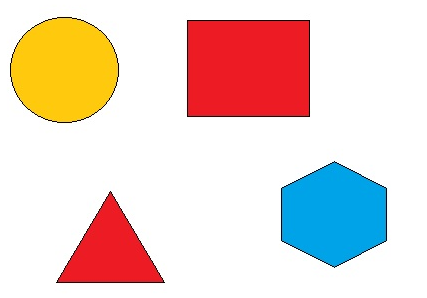
//> input picture shape_contour_detection/shape2.png, 427 x 298 px
$ ./shape_detection   (built with g++ and OpenCV 4)
//> lines starting //> are read from the running program, lines starting //| are printed output that depends on the picture; after the words box and inside, x2 and y2 are one past the last pixel; in counts of white or black regions, pixels touching at a corner belong together
#include <opencv2/imgcodecs.hpp>
#include <opencv2/highgui.hpp>
#include <opencv2/imgproc.hpp>

#include <iostream>

using namespace cv;
using namespace std;


Mat img_gray, img_blur, img_canny, img_dilate;


void get_contours(Mat img_dilate, Mat img){

    vector<vector<Point>> contours;
    vector<Vec4i> hierarcy;


    findContours(img_dilate, contours, hierarcy, RETR_EXTERNAL, CHAIN_APPROX_SIMPLE);
    //drawContours(img, contours, -1, Scalar(255, 0, 255),2);

    vector<vector<Point>> con_poly(contours.size());
    vector<Rect> bound_rect(contours.size());

    string object_type;

    for (int i = 0; i < contours.size(); i++){

        int area = contourArea(contours[i]);
        cout << area << endl;


        if (area > 1000) {

            float peri = arcLength(contours[i], true);
            approxPolyDP(contours[i], con_poly[i], 0.02 * peri, true);
            drawContours(img, con_poly, i, Scalar(255, 0, 255), 2);
            cout << con_poly[i].size() << endl;
            bound_rect[i] = boundingRect(con_poly[i]);


            int obj_cor = (int)con_poly[i].size();

            if (obj_cor == 3) {object_type = "Triangle"; }
            if (obj_cor == 4) {object_type = "Rectangle" ;}
            if (obj_cor == 6) {object_type = "Hexagon" ;}
            if (obj_cor > 6) {object_type = "circle"; }
            rectangle(img, bound_rect[i].tl(), bound_rect[i].br(), Scalar(0, 255, 0),5);
            putText(img, object_type, {bound_rect[i].x, bound_rect[i].y -5 }, FONT_HERSHEY_PLAIN, 0.75, Scalar(0, 69, 255), 1);

        }


    }

}

int main(){

    string path = "shape2.png";
    Mat img = imread(path);
//> img is the input picture: 298 rows x 427 cols, CV_8UC3; mean B, G, R 206.3, 213.6, 233.6

    cvtColor(img, img_gray, COLOR_BGR2GRAY);
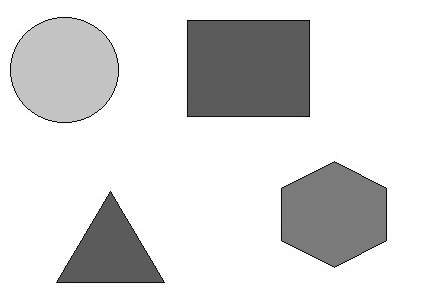
//> img_gray: 298 rows x 427 cols, CV_8UC1; min 1, max 255, mean 218.8
    GaussianBlur(img, img_blur, Size(3, 3), 3, 0);
    Canny(img_blur, img_canny, 25, 75);
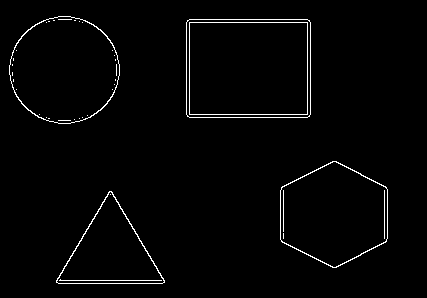
//> img_canny: 298 rows x 427 cols, CV_8UC1; 1.9% white in thin lines or dots, all inside (x1, y1, x2, y2) = (9, 16, 388, 284)
    Mat kernel = getStructuringElement(MORPH_RECT, Size(3, 3));
    dilate(img_canny, img_dilate, kernel);
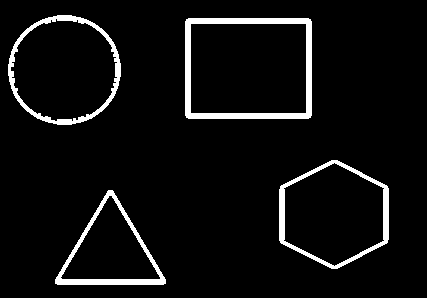
//> img_dilate: 298 rows x 427 cols, CV_8UC1; 5.7% white; 4 white regions

    get_contours(img_dilate, img);
//> in get_contours, `findContours(img_dilate, contours, hierarcy, RETR_EXTERNAL, CHAIN_APPR..`: contours = 4 contours; box (x1, y1, x2, y2) and area: (185, 18, 312, 119) 12584, (8, 15, 121, 125) 9604, (279, 160, 389, 269) 9034, (55, 190, 166, 285) 5604
//> in get_contours, `vector<vector<Point>> con_poly(contours.size());`: con_poly = 4 empty contours
//> the loop in get_contours, `for (int i = 0; i < contours.size(); i++)` made 4 passes
//> (area, peri, obj_cor) on passes 1 to 4: (5604, 344.7, 3), (9034, 370.7, 6), (12584, 447.3, 4), (9604, 367, 8)
//| 5604
//| 3
//| 9034
//| 6
//| 12584
//| 4
//| 9604
//| 8
//> pass 1, in get_contours, `putText(img, object_type, {bound_rect[i].x, bound_rect[i].y -5 }, FONT..`:
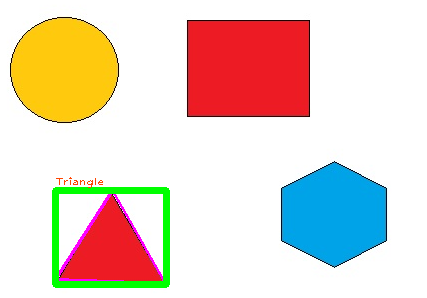
//> img: 298 rows x 427 cols, CV_8UC3; 2.84% of pixels changed, all inside (x1, y1, x2, y2) = (52, 177, 170, 288)
//> pass 2, in get_contours, `putText(img, object_type, {bound_rect[i].x, bound_rect[i].y -5 }, FONT..`:
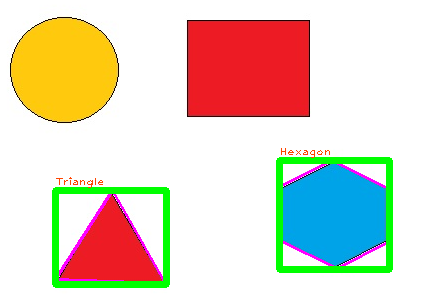
//> img: 298 rows x 427 cols, CV_8UC3; 2.9% of pixels changed, all inside (x1, y1, x2, y2) = (276, 148, 393, 273)
//> pass 3, in get_contours, `putText(img, object_type, {bound_rect[i].x, bound_rect[i].y -5 }, FONT..`:
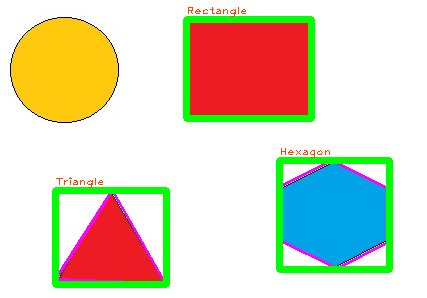
//> img: 298 rows x 427 cols, CV_8UC3; 2.55% of pixels changed, all inside (x1, y1, x2, y2) = (183, 7, 315, 122)
//> after the loop in get_contours, `for (int i = 0; i < contours.size(); i++)`:
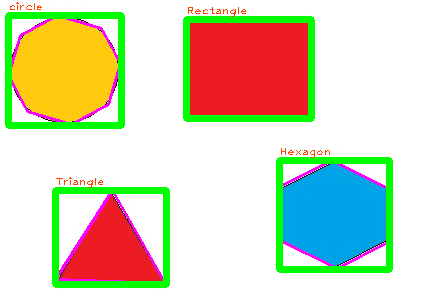
//> img: 298 rows x 427 cols, CV_8UC3; 3.06% of pixels changed, all inside (x1, y1, x2, y2) = (5, 2, 125, 129)

    imshow("Original Image", img);


    waitKey(0);
}

$ run again, with shape_contour_detection/shape.png copied over shape_contour_detection/shape2.png
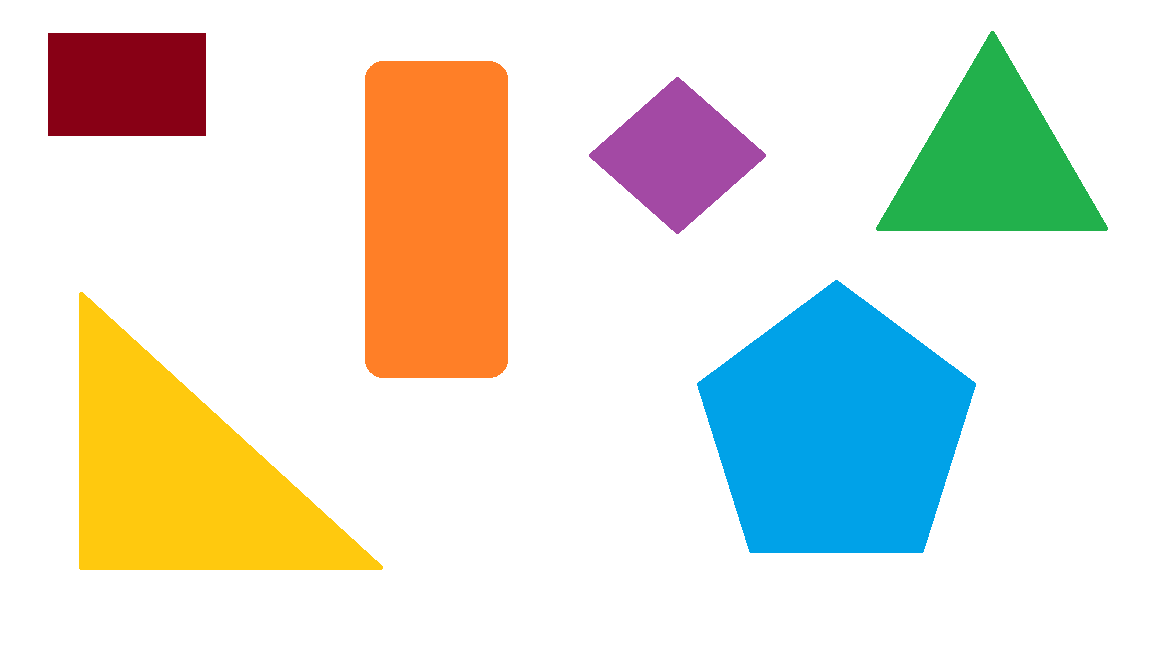
//> input picture shape_contour_detection/shape.png, 1152 x 648 px
//> img is the input picture: 648 rows x 1152 cols, CV_8UC3; mean B, G, R 213.8, 226, 225.5
//> `Canny(img_blur, img_canny, 25, 75);`:
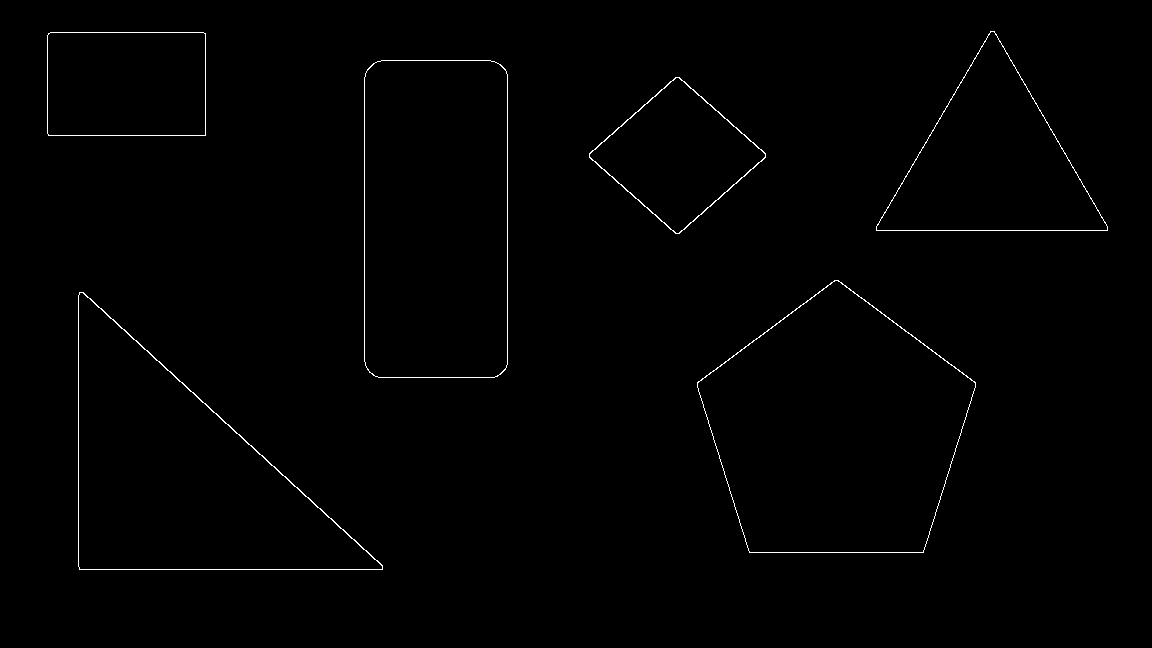
//> img_canny: 648 rows x 1152 cols, CV_8UC1; 0.64% white in thin lines or dots, all inside (x1, y1, x2, y2) = (47, 31, 1108, 570)
//> img_dilate: 648 rows x 1152 cols, CV_8UC1; 2% white; 6 white regions
//> contours = 6 contours; box (x1, y1, x2, y2) and area: (696, 279, 977, 554) 54075, (363, 59, 509, 379) 45960, (77, 291, 384, 571) 44542, (875, 30, 1109, 232) 24622, (46, 31, 207, 137) 16793, (588, 76, 767, 235) 15036
//> con_poly = 6 empty contours
//> the loop in get_contours, `for (int i = 0; i < contours.size(); i++)` made 6 passes
//> (area, peri, obj_cor) on passes 1 to 6: (44542, 1008.9, 3), (54075, 927.6, 5), (15036, 493.9, 4), (45959, 902.8, 4), (16793, 527.7, 4), (24622, 735, 3)
//> (printed output is left out)
//> after the loop in get_contours, `for (int i = 0; i < contours.size(); i++)`:
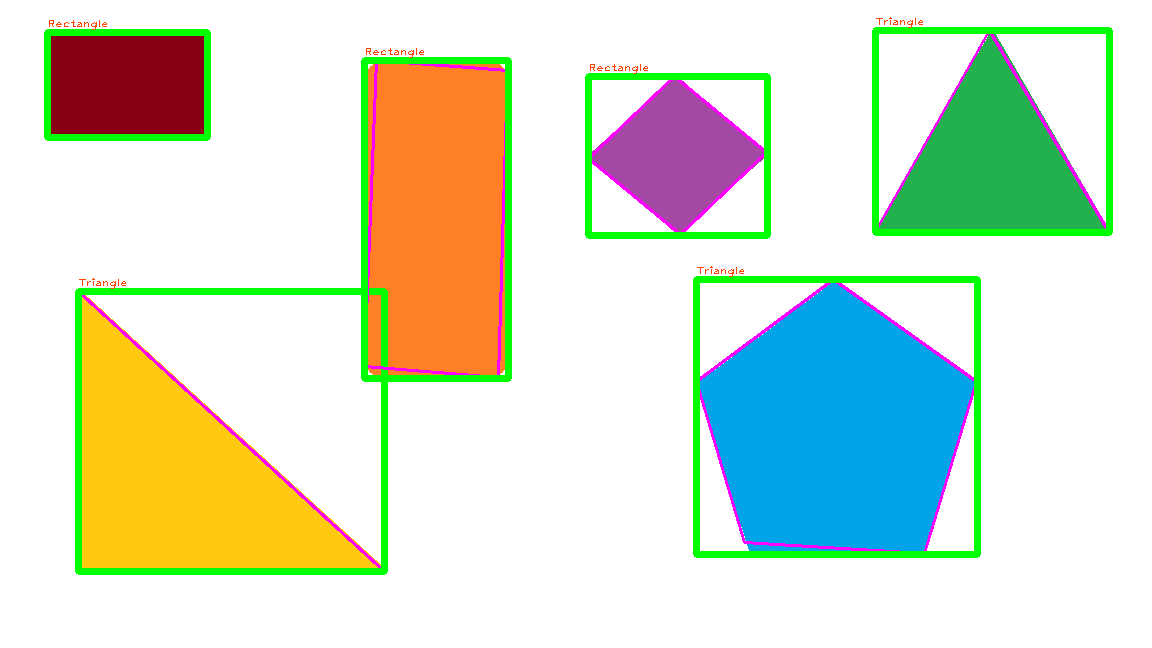
//> img: 648 rows x 1152 cols, CV_8UC3; mean B, G, R 204.3, 225.1, 214.2
